Frame 1 (no input): blank canvas, image omitted
Frame 60 (the mouse pressed at the canvas centre just before this capture): blank canvas, image omitted
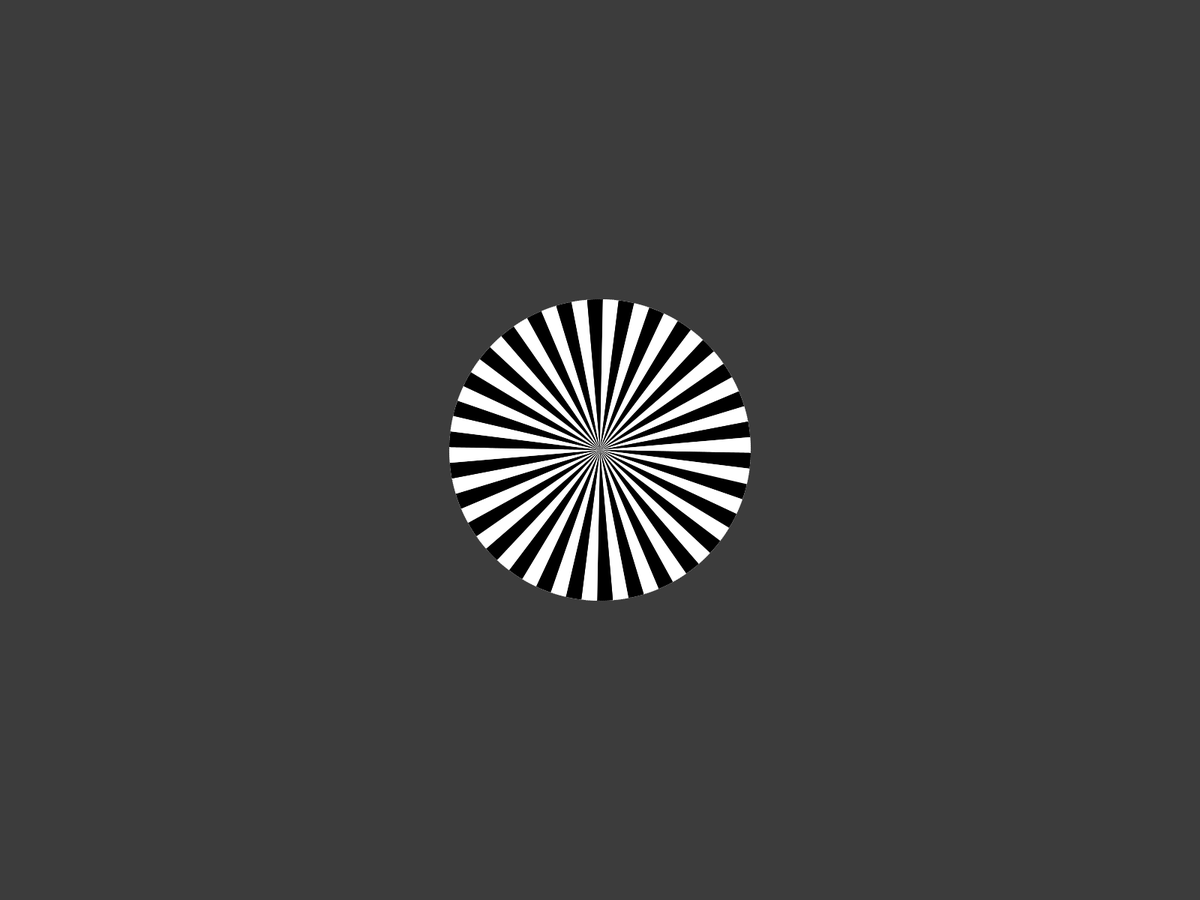
Frame 120 (the mouse held since frame 60 and released just before this capture)

The Processing sketch whose frames 1 and 60 were blank and that drew this single picture after the mouse press (run headless with seeded random() and noise(); from frame 60 on, the mouse is pressed at the canvas centre):

// Processing sketch: spiningfan_draw
// ── spiningfan_draw.pde
void setup() {
  fullScreen(1);
  //size(800, 1200);
  background( 60 );
  noStroke();
}

void draw() {  //draw function loops
  FanSpin( 60 );
}

void FanSpin( int triangles ) {

  float alpha = (TWO_PI/triangles) ;
  float delta =  (frameCount*0.015) ;
  float h =200;   ///// --------------------------- brush size 
  float w = h * sin( alpha );
  int c = 0;


  if (mousePressed) {
    for (int i = 0; i< triangles; i++) {
      if ( i % 2 == 0) c = 0; 
      else c = 255;

      pushMatrix();
      translate( mouseX, mouseY );
      rotate( alpha * i +delta );
      fill( c );
      noStroke();
      triangle( 0, 0, 0, -h, w, -h);
      popMatrix();
    }
  }
  
}
void keyPressed(){
  if(key =='e')
    background(0);
  }
